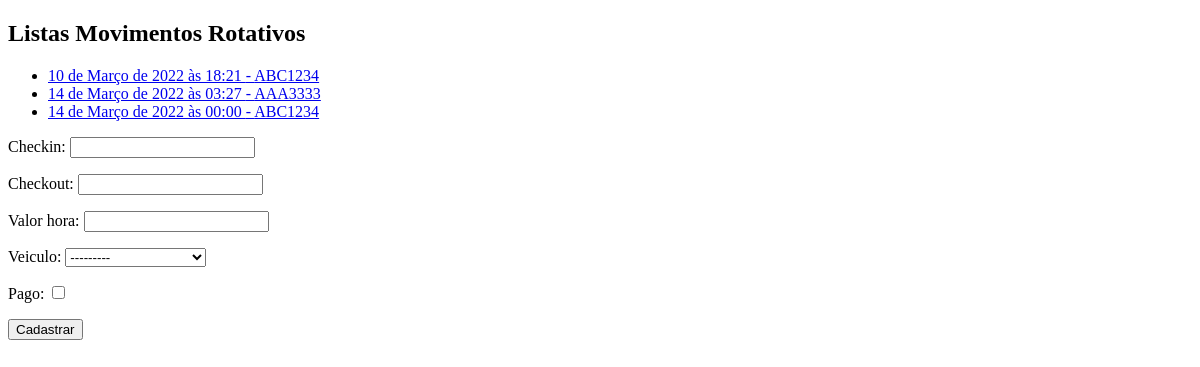
Before: /core/mov-rot/ with the older database file.
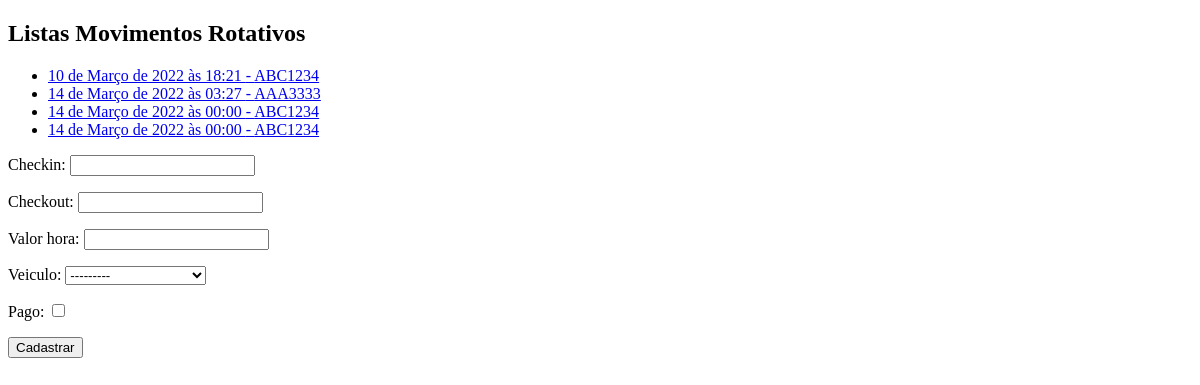
After: the same page with the newer database file.
### core/models.py (models this page shows, shortened)
class MovRotativo(models.Model):
    checkin = models.DateTimeField(auto_now=False)
    checkout = models.DateTimeField(auto_now=False, null=True, blank=True)
    valor_hora = models.DecimalField(max_digits=5, decimal_places=2)
    veiculo = models.ForeignKey(Veiculo, on_delete=models.PROTECT)
    pago = models.BooleanField(default=False)

class Veiculo(models.Model):
    marca = models.ForeignKey(Marca, on_delete=models.PROTECT)
    placa = models.CharField(max_length=7)
    proprietario = models.ForeignKey(Pessoa, on_delete=models.PROTECT)
    cor = models.CharField(max_length=10)
    observacoes = models.TextField()
    def __str__(self):
        return self.marca.nome + '-' + self.placa

### core/views.py (the view)
# urls.py: path('mov-rot/', list_movrotativos, name='core_list_movrotativos'),
def list_movrotativos(request):
    mov_rot = MovRotativo.objects.all()
    form = MovRotativoForm()
    data = {'mov_rot': mov_rot, 'form': form}
    return render(request, 'core/list_movrotativos.html', data)

### core/form.py
class MovRotativoForm(ModelForm):
    class Meta:
        model = MovRotativo
        fields = '__all__'

### core/templates/core/list_movrotativos.html (shortened to what this page needs)
<!DOCTYPE html>
<html lang="en">
<head>
</head>
<body>
    <h2>Listas Movimentos Rotativos</h2>
    <ul>
        {% for mov in mov_rot%}
        <li>
            <a href="{% url 'core_movrotativos_update' mov.id %}">
                {{ mov.checkin }} - {{ mov.veiculo.placa }}
            </a>
        </li>
        {% endfor %}
    </ul>
    <form action="{% url 'core_movrotativos_novo' %}" method='POST'>
        {{form.as_p}}
        <button type='submit'>Cadastrar</button>
    </form>
</body>
</html>

Changed rows visible on the page:
added MovRotativo: checkin "14 de Março de 2022 às 00:00", veiculo.placa "ABC1234"
